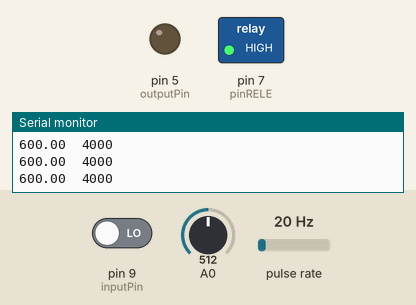
The sketch below on a simulated Arduino Uno, built with avr-gcc and run on an emulated ATmega328P. Parts: switched loads named in the sketch (green lamp = pin HIGH), output pins drawn as LEDs (lit = HIGH), the last lines printed to the serial monitor. Wiring (inferred from the names in the program): pulse sensor: data pin 2. The inputs (shaded band) are chosen by the test bench; at power-on: pulse rate 20 Hz, A0 = 512, pin 9 (inputPin) LOW.

Above: at 1.3 s.
1.4 s: pulse rate (sensor on pin 2) set to 131 Hz
2.9 s: pulse rate (sensor on pin 2) set to 136 Hz
At 3.3 s:
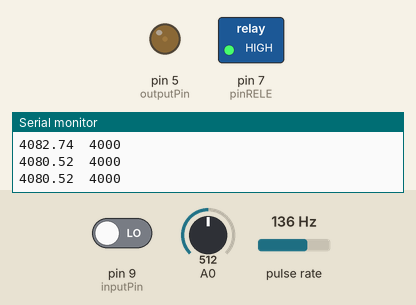
4.5 s: A0 set to 306
At 5.7 s:
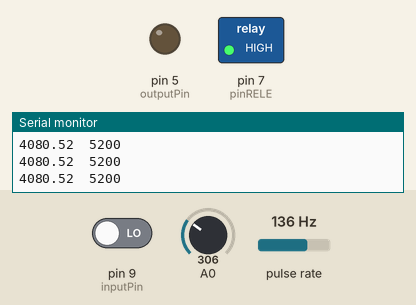
6.0 s: pulse rate (sensor on pin 2) set to 196 Hz
At 6.8 s:
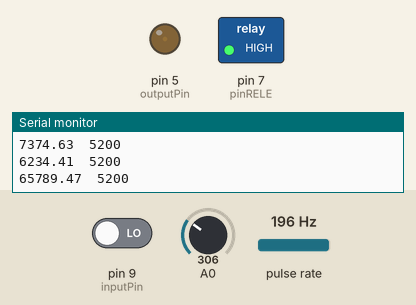
8.5 s: pin 9 (inputPin) driven HIGH
At 8.8 s:
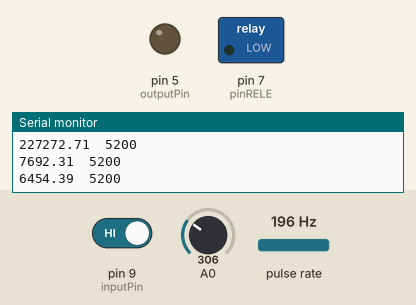
10.0 s: pulse rate (sensor on pin 2) set to 4 Hz
At 11.7 s:
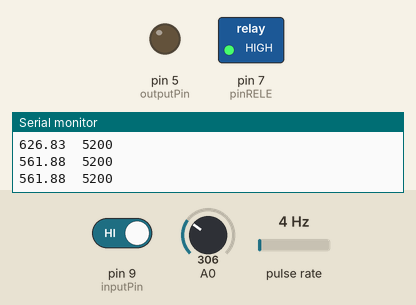
Timing chart, 0 to 12.8 s (numbered marks = the images above; inputs shaded):
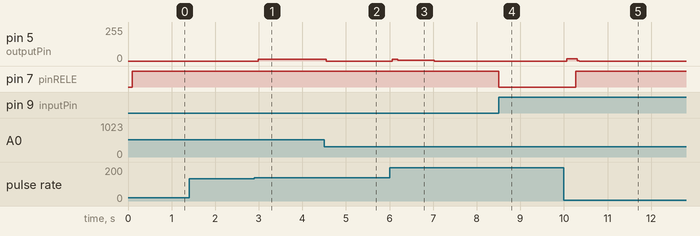

Measured:
- after the input at 2.9 s, pin 5 (outputPin): 0/255 → 15/255 after 0.08 s
- after the input at 4.5 s, pin 5 (outputPin): 15/255 → 0/255 at once
- after the input at 6.0 s, pin 5 (outputPin): 0/255 → 14/255 after 0.07 s, → 4/255 0.12 s later, → 0/255 0.84 s later
- after the input at 8.5 s, pin 7 (pinRELE): HIGH → LOW at once
- after the input at 10.0 s, pin 5 (outputPin): 0/255 → 16/255 after 0.07 s, → 0/255 0.24 s later; pin 7 (pinRELE): LOW → HIGH after 0.27 s

The sketch:

rev_limiter.ino
```cpp
/*
Biohazard_86

REV. limiter by davidbarrios@usal.es

TESTED in:
BMW E36 316i M40B16

Most of the car dashboards works with 2 or 4 pulses per rev.

BMW E36 6 cyl cluster uses 3 pulses per rev

21krpm / 60secs = 350 rev per sec
1/350hz = 2.8571*10^-3
In the worst case we have to read a pulse every 2.8571ms (Period) or 350 pulses every second = 350Hz (Frecuency).
Arduino allows up to 8Mhz input/output frecuency


*/


// Define the pulses per revolution
#define pulses_rev  2   // Change this! always is 2 or 4 pulses per rev.
#define max_rpm_output_allowed 7100 // vtec boys doesnt like this... hehehe


//Define the pins
const int inputPin = 9; //read the buton
const int pinRELE = 7;  // to the rele
const int outputPin = 5;  //To turn on the button
int input_rpm = 2;   // In the pin 13 of the arduino we have the ECU output from the Saab ECU


//Variable
double actual_rpm = 0;
unsigned long time_per_pulse_micro = 0; //microseconds
double time_per_pulse_ms = 0; //miliseconds
double frek = 0;
unsigned int time_1 = 0;
unsigned int time_2 = 0;
int counter = 0;
volatile bool flag = false;
long value_a0;
long max_rpm;
int value;
int cut_off_time = 10;  // time that Arduino has to pass in to the if to can cut the engine.


// +++++++++++++++++++++++++++++++++++++++++++++++++++++++++++++++++++++++++++++++++++++++
void setup() {
    Serial.begin(9600);   //Serial port
    pinMode(input_rpm, INPUT);  //We define the pin 2 called input_rpm as an input
    pinMode(inputPin, INPUT);   // Buton pin
    pinMode(pinRELE, OUTPUT);   // Rele pin
    pinMode(outputPin, OUTPUT); // buton turn on pin

    // Serial output
    Serial.print("\n\n\n---------------------------------------------\n");
    Serial.print("         REV. LIMITER  1.5k to 6.7k rpm \n");
    Serial.print("               Biohazard_86\n");
    Serial.print("--------------------------------------------\n");
    counter = 0;
}
// +++++++++++++++++++++++++++++++++++++++++++++++++++++++++++++++++++++++++++++++++++++++

//========================================================================================
//this function calculates the actual rpm.
void rpm_fun() {
  if(counter == 0){ //if is the first time we call this function
    time_1=micros();  // save the time in microseconds
    counter++;        // add 1 to the counter to dont enter in the if in the next time we call rpm_fun
    flag=false;       // flag to doesnt show the rpm yet
  }
  else{               //2nd time we call rpm_fun
    counter = 0;      // set 0 to counter to the next time we call rpm_fun to enter in the if
    time_2=micros();  // save the time
    flag=true;        // turn on the flag to can show the rpm
    }
  }
//========================================================================================

//||||||||||||||||||||||||||||||||||||||||||||||||||||||||||||||||||||||||||||||||||||||||
// User choose the max rpm (potentiometer) when press the button
long choose_max_rpm(long value_a0){   // value_a0 is the potentiometer value
    if(value_a0 < 68){
        return 6700;
     }
    if((value_a0 >= 68) && (value_a0 < 123) ){
        //return 1600;
        return 6400;
     }
     if((value_a0 >= 123) && (value_a0 < 178) ){
        //return 1900;
         return 6100;
     }
     if((value_a0 >= 178) && (value_a0 < 233) ){
        //return 2200;
        return 5800;
     }
     if((value_a0 >= 233) && (value_a0 < 288) ){
        //return 2500;
         return 5500;
     }
     if((value_a0 >= 288) && (value_a0 < 343) ){
        //return 2800;
        return 5200;
     }
     if((value_a0 >= 343) && (value_a0 < 398) ){
        //return 3100;
        return 4900;

     }
     if((value_a0 >= 398) && (value_a0 < 453) ){
        //return 3400;
        return 4600;
     }
     if((value_a0 >= 453) && (value_a0 < 508) ){
        //return 3700;
         return 4300;
     }
     if((value_a0 >= 508) && (value_a0 < 563) ){
        //return 4000;
        return 4000;
     }
     if((value_a0 >= 563) && (value_a0 < 618) ){
        //return 4300;
         return 3700;
     }
     if((value_a0 >= 618) && (value_a0 < 673) ){
        //return 4600;
         return 3400;
     }
     if((value_a0 >= 673) && (value_a0 < 728) ){
        //return 4900;
         return 3100;
     }
     if((value_a0 >= 728) && (value_a0 < 783) ){
        //return 5200;
        return 2800;
     }
     if((value_a0 >= 783) && (value_a0 < 838) ){
        //return 5500;
        return 2500;
     }
     if((value_a0 >= 838) && (value_a0 < 893) ){
        //return 5800;
        return 2200;
     }
     if((value_a0 >= 893) && (value_a0 < 938) ){
        //return 6100;
        return 1900;
     }
     if((value_a0 >= 938) && (value_a0 < 993) ){
        //return 6400;
        return 1500;
     }


     /*
13  1300
68  1600
123 1900
178 2200
233 2500
288 2800
343 3100
398 3400
453 3700
508 4000
563 4300
618 4600
673 4900
728 5200
783 5500
838 5800
893 6100
948 6400
1003  6700
1058  7000

    */
  }
//||||||||||||||||||||||||||||||||||||||||||||||||||||||||||||||||||||||||||||||||||||||||


void loop() {
  // We read the A0 value (potentiometer)
  value_a0 = analogRead(A0);  // save that value in value_a0
  max_rpm = choose_max_rpm(value_a0);


  attachInterrupt(0, rpm_fun, RISING);  // 0 is pin 2 (only 2 and 3 pins can handle interrupts); calls rpm_fun; RISING to trigger when the pin goes from low to high;
  if(flag){
    detachInterrupt(0); // turn off interrupts
    time_per_pulse_micro = (time_2 - time_1); //  calculate the time per pulse in micro seconds
    time_per_pulse_ms = time_per_pulse_micro / 1000.00;   // calculate the time per pulse in micro seconds
    frek = pow((time_per_pulse_ms / 1000), -1); // calculates the frecuency
    actual_rpm = (frek * 60)/ pulses_rev; // calculates the actual rpm of the engine

      // Serial prints:
      //------------------------------------------------
      Serial.print(actual_rpm);   //Shows the actual rpm
      Serial.print("  ");       // nothing
      Serial.print(max_rpm);      // Shows the max rpm allowed by the potentiometer

      Serial.print("\n");
      //------------------------------------------------
    flag=false;
    }


  if(actual_rpm > max_rpm){   //if rpm > max_rpm (potentiometer) then we can read the button
    digitalWrite(outputPin, HIGH);  // power on the button
    value = digitalRead(inputPin);  //read the button
    digitalWrite(outputPin, LOW);   //power off
    if(value == 1){ //if the buton is on then cut off the rele
////////
        if(cut_off_time == 10){ // if cut_off_time is 10, Arduino can cuts negative side of the coil
         digitalWrite(pinRELE, LOW);  //cut off
         cut_off_time = 0;    // puts cut_off_time to 0
        }
        cut_off_time++; //Add 1 to cutt off time
      }
    else{   // else
        digitalWrite(pinRELE, HIGH); // dont cut off
      }

  } //end if
  else{ //if the rpm < max_rpm (potentiometer) dont cut the rele
      digitalWrite(pinRELE, HIGH); //dont cut the rele
    }


}
```
